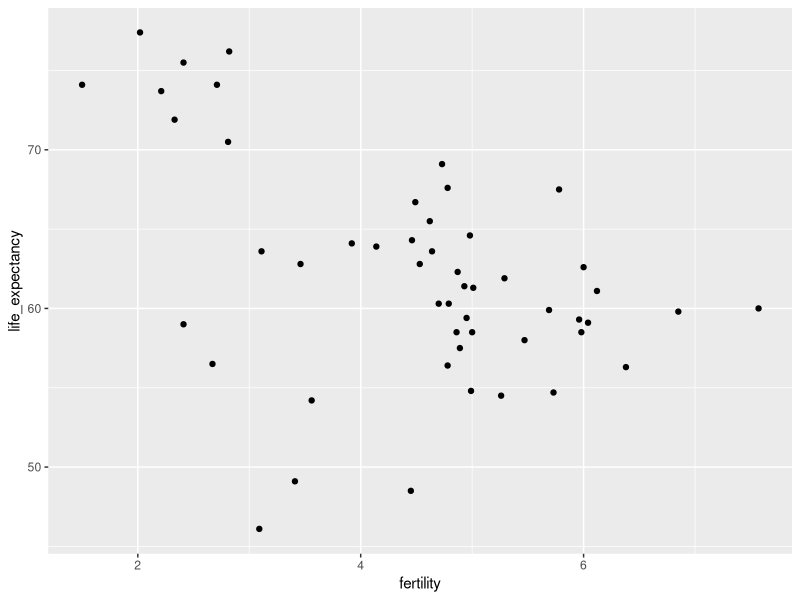
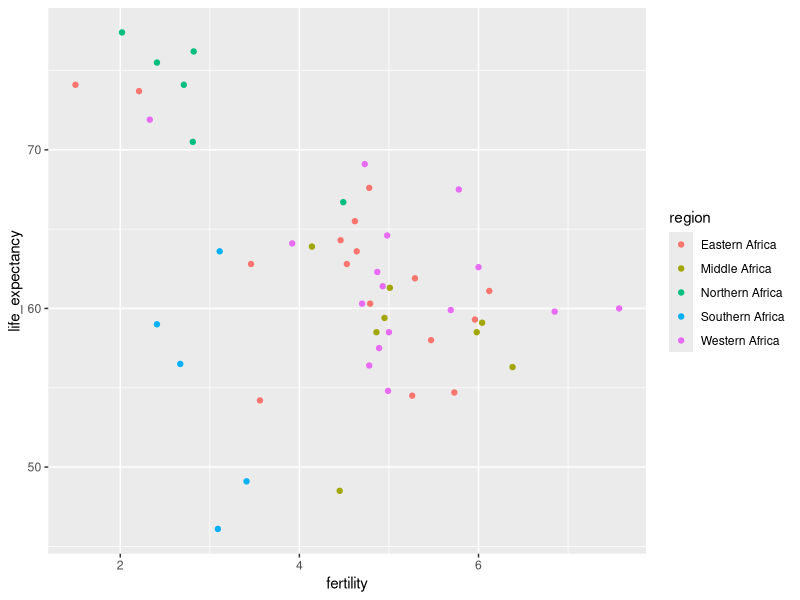
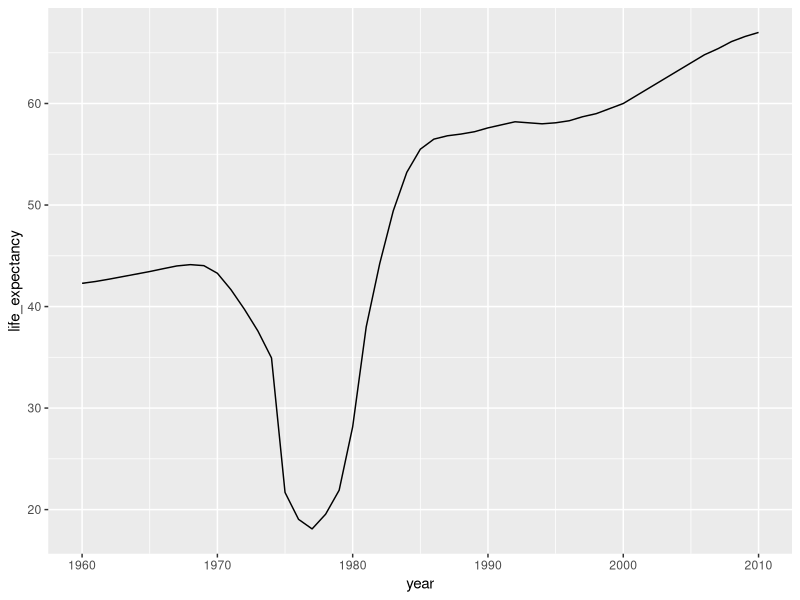
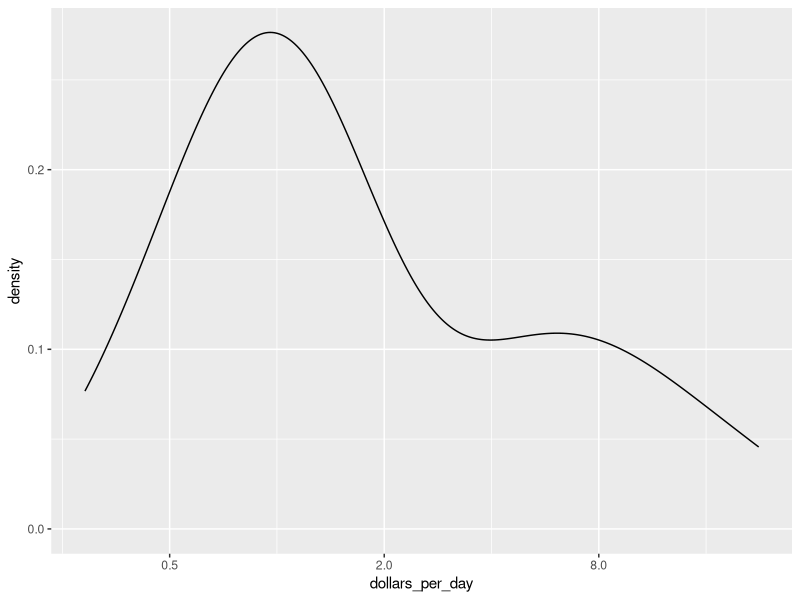
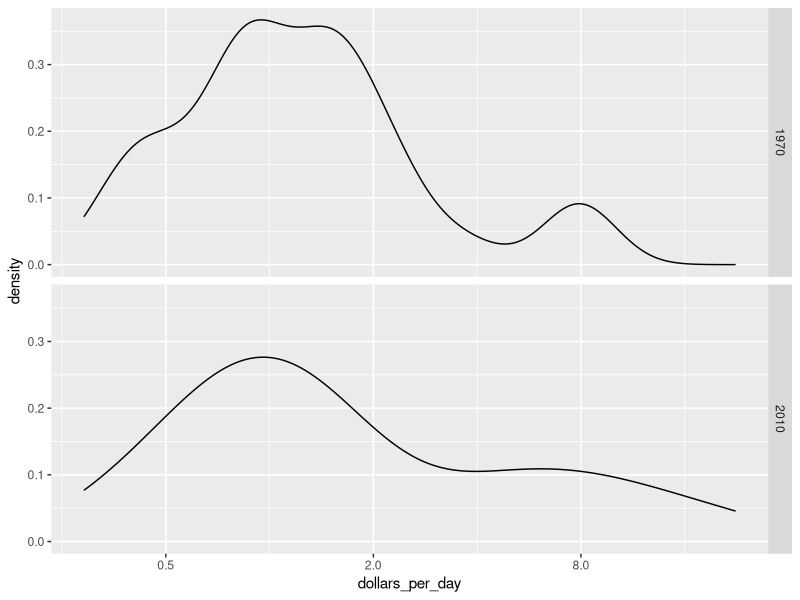
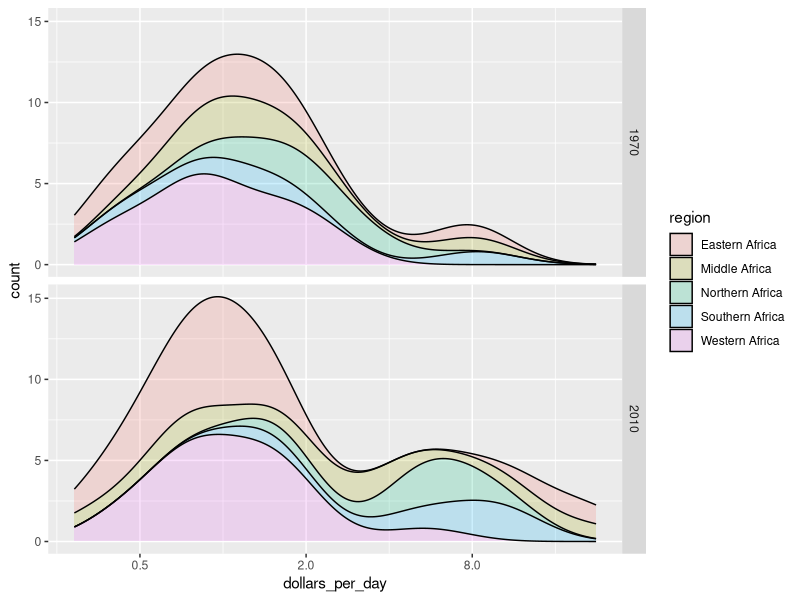
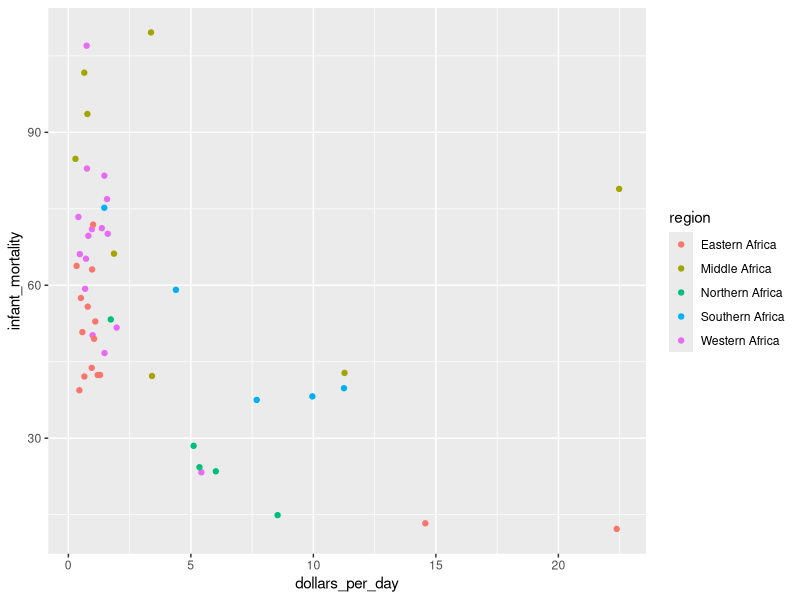
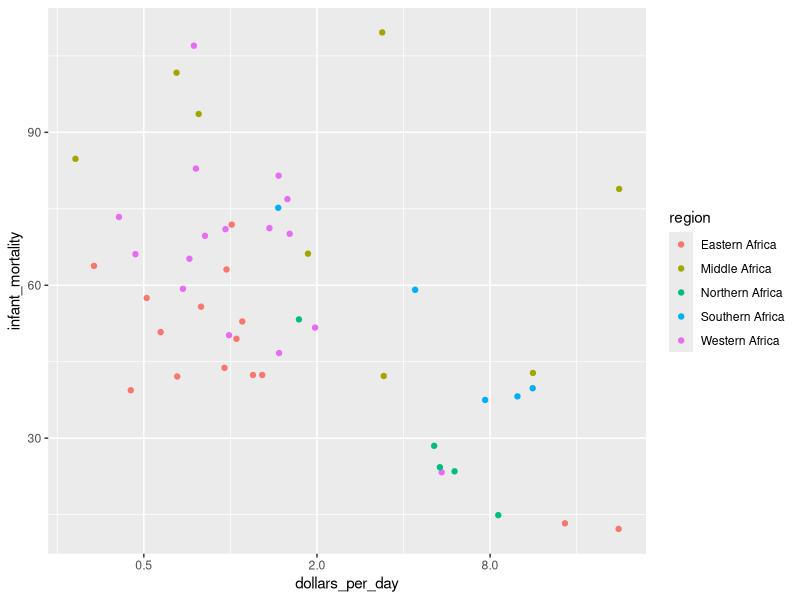

Write R code to recreate these figures, in order.
# Exercise 1. Life expectancy vs fertility - part 1

# Using ggplot and the points layer, create a scatter plot of life expectancy versus fertility for the African continent in 2012.
# Remember that you can use the R console to explore the gapminder dataset to figure out the names of the columns in the dataframe.
# In this exercise we provide parts of code to get you going. You need to fill out what is missing. But note that going forward, in the next exercises, you will be required to write most of the code.

library(dplyr)
library(ggplot2)
library(dslabs)
data(gapminder)
## fill out the missing parts in filter and aes
gapminder %>% filter(year %in% 2012 & region %in% c("Northern Africa","Middle Africa","Southern Africa","Western Africa","Eastern Africa")) %>%
  ggplot(aes(fertility ,life_expectancy)) +
  geom_point()

#-------------------------------------------------------------------------------
# Exercise 2. Life expectancy vs fertility - part 2 - coloring your plot

# Remake the plot from the previous exercises but this time use color to distinguish the different regions of Africa to see if this explains the clusters. Remember that you can explore the gapminder data to see how the regions of Africa are labeled in the data frame!
# Use color rather than col inside your ggplot call - while these two forms are equivalent in R, the grader specifically looks for color.

library(dplyr)
library(ggplot2)
library(dslabs)
data(gapminder)

gapminder %>% filter(year %in% 2012 & region %in% c("Northern Africa","Middle Africa","Southern Africa","Western Africa","Eastern Africa")) %>%
  ggplot(aes(fertility ,life_expectancy,color = region)) +
  geom_point()

#-------------------------------------------------------------------------------
# Exercise 3. Life expectancy vs fertility - part 3 - selecting country and region

# Create a table showing the country and region for the African countries (use select) that in 2012 had fertility rates of 3 or less and life expectancies of at least 70.
# Assign your result to a data frame called df.

library(dplyr)
library(dslabs)
data(gapminder)

df <- gapminder %>%  
  filter(year %in% 2012 & region %in% c("Northern Africa","Middle Africa","Southern Africa","Western Africa","Eastern Africa") & fertility <= 3 & life_expectancy >= 70) %>% 
  select(country,region) 

#-------------------------------------------------------------------------------
# Exercise 4. Life expectancy and the Vietnam War - part 1

# Use filter to create a table with data for the years from 1960 to 2010 in Vietnam and the United States.
# Save the table in an object called tab.

library(dplyr)
library(dslabs)
data(gapminder)

tab <- gapminder %>%  filter(country %in% c("Vietnam","United States") & year <= 2010) 

#-------------------------------------------------------------------------------
# Exercise 5. Life expectancy and the Vietnam War - part 2

# Use geom_line to plot life expectancy vs year for Vietnam and the United States and save the plot as p. The data table is stored in tab.
# Use color to distinguish the two countries.
# Print the object p.

p <- tab %>% 
  ggplot(aes(year,life_expectancy , color = country)) +
  geom_line()

#-------------------------------------------------------------------------------
# Exercise 6. Life expectancy in Cambodia

# Use a single line of code to create a time series plot from 1960 to 2010 of life expectancy vs year for Cambodia.

library(dplyr)
library(ggplot2)
library(dslabs)
data(gapminder)

gapminder %>% filter(country == "Cambodia" & year <= 2010) %>% ggplot(aes(year,life_expectancy)) + geom_line()

#-------------------------------------------------------------------------------
# Exercise 7. Dollars per day - part 1

# Use mutate to create a dollars_per_day variable, which is defined as gdp/population/365.
# Create the dollars_per_day variable for African countries for the year 2010.
# Remove any NA values.
# Save the mutated dataset as daydollars.

library(dplyr)
library(dslabs)
data(gapminder)

daydollars <- filter(gapminder, continent == "Africa" & !is.na(gdp) & year == 2010) %>% mutate(dollars_per_day = gdp/population/365)  

#-------------------------------------------------------------------------------
# Exercise 8. Dollars per day - part 2

# Now we are going to calculate and plot dollars per day for African countries in 2010 using GDP data.
# In the second part of this analysis, we will plot the smooth density plot using a log (base 2) x axis.

p <- daydollars %>%
  ggplot(aes(x=dollars_per_day))

p + geom_density() +   
  scale_x_continuous(trans = "log2") 

#-------------------------------------------------------------------------------
# Exercise 9. Dollars per day - part 3 - multiple density plots

# Create the dollars_per_day variable as in Exercise 7, but for African countries in the years 1970 and 2010 this time.
#   Make sure you remove any NA values.
# Create a smooth density plot of dollars per day for 1970 and 2010 using a log (base 2) scale for the x axis.
# Use facet_grid to show a different density plot for 1970 and 2010.

library(dplyr)
library(ggplot2)
library(dslabs)
data(gapminder)

daydollars <- gapminder %>%
  filter(continent == "Africa" & !is.na(gdp) & year %in% c(1970,2010)) %>% mutate(dollars_per_day = gdp/population/365)

daydollars

p <- daydollars %>%
  ggplot(aes(x = dollars_per_day)) +
  scale_x_continuous(trans = "log2")

p + geom_density() + facet_grid(year~.)

#-------------------------------------------------------------------------------
# Exercise 10. Dollars per day - part 4 - stacked density plot

# Much of the code will be the same as in Exercise 9:
#  Create the dollars_per_day variable as in Exercise 7, but for African countries in the years 1970 and 2010 this time.
# Make sure you remove any NA values.
# Create a smooth density plot of dollars per day for 1970 and 2010 using a log (base 2) scale for the x axis.
# Use facet_grid to show a different density plot for 1970 and 2010.
# Make sure the densities are smooth by using bw = 0.5.
# Use the fill and position arguments where appropriate to create the stacked density plot of each region.

library(dplyr)
library(ggplot2)
library(dslabs)
data(gapminder)

head(gapminder)

daydollars <- gapminder %>%
  filter(continent == "Africa" & !is.na(gdp) & year %in% c(1970,2010)) %>% mutate(dollars_per_day = gdp/population/365)

head(daydollars)

p <- daydollars %>%
  ggplot(aes(dollars_per_day, y = ..count.. , fill = region)) +
  scale_x_continuous(trans = "log2")

p + geom_density(alpha = 0.2, bw = 0.5, position = "stack") + facet_grid(year~.)

#-------------------------------------------------------------------------------
# Exercise 11. Infant mortality scatter plot - part 1

# Generate dollars_per_day using mutate and filter for the year 2010 for African countries.
#   Remember to remove NA values.
# Store the mutated dataset in gapminder_Africa_2010.
# Make a scatter plot of infant_mortality versus dollars_per_day for countries in the African continent.
# Use color to denote the different regions of Africa.

library(dplyr)
library(ggplot2)
library(dslabs)
data(gapminder)

gapminder_Africa_2010 <- gapminder %>%
  filter(continent == "Africa" & !is.na(gdp) & year == 2010) %>% mutate(dollars_per_day = gdp/population/365)

head(gapminder_Africa_2010)

gapminder_Africa_2010 %>%
  ggplot(aes(dollars_per_day, infant_mortality, color = region)) +
  geom_point()

#-------------------------------------------------------------------------------
# Exercise 12. Infant mortality scatter plot - part 2 - logarithmic axis

# Transform the x axis to be in the log (base 2) scale.

gapminder_Africa_2010 %>%
  ggplot(aes(dollars_per_day, infant_mortality, color = region)) +   
  scale_x_continuous(trans = "log2") + 
  geom_point()

#-------------------------------------------------------------------------------
# Exercise 13. Infant mortality scatter plot - part 3 - adding labels

# The mutated dataset is preloaded as gapminder_Africa_2010.
# As in the previous exercise, make a scatter plot of infant_mortality versus dollars_per_day for countries in the African continent.
# As in the previous exercise, use color to denote the different regions of Africa.
# As in the previous exercise, transform the x axis to be in the log (base 2) scale.
# Add a geom_text layer to display country names in addition to of points.

gapminder_Africa_2010 %>%   
  ggplot(aes(dollars_per_day, infant_mortality, color = region , label = country)) +       
  scale_x_continuous(trans = "log2") + 
  geom_point() +
  geom_text(data = gapminder_Africa_2010) 

head(gapminder_Africa_2010)

#-------------------------------------------------------------------------------
# Exercise 14. Infant mortality scatter plot - part 4 - comparison of scatter plots

# Generate dollars_per_day using mutate and filter for the years 1970 and 2010 for African countries.
#   Remember to remove NA values.
# As in the previous exercise, make a scatter plot of infant_mortality versus dollars_per_day for countries in the African continent.
# As in the previous exercise, use color to denote the different regions of Africa.
# As in the previous exercise, transform the x axis to be in the log (base 2) scale.
# As in the previous exercise, add a layer to display country names instead of points.
# Use facet_grid to show different plots for 1970 and 2010. Align the plots vertically.

library(dplyr)
library(ggplot2)
library(dslabs)
data(gapminder)

gapminder_Africa_1970_2010 <- gapminder %>%
  filter(continent == "Africa" & !is.na(gdp) & !is.na(infant_mortality) & year %in% c(1970,2010)) %>% 
  mutate(dollars_per_day = gdp/population/365)

gapminder_Africa_1970_2010 %>%
  ggplot(aes(dollars_per_day, infant_mortality, color = region , label = country)) +       
  scale_x_continuous(trans = "log2") + 
  geom_point() +
  geom_text(data = gapminder_Africa_1970_2010) +
  facet_grid(year~.)
